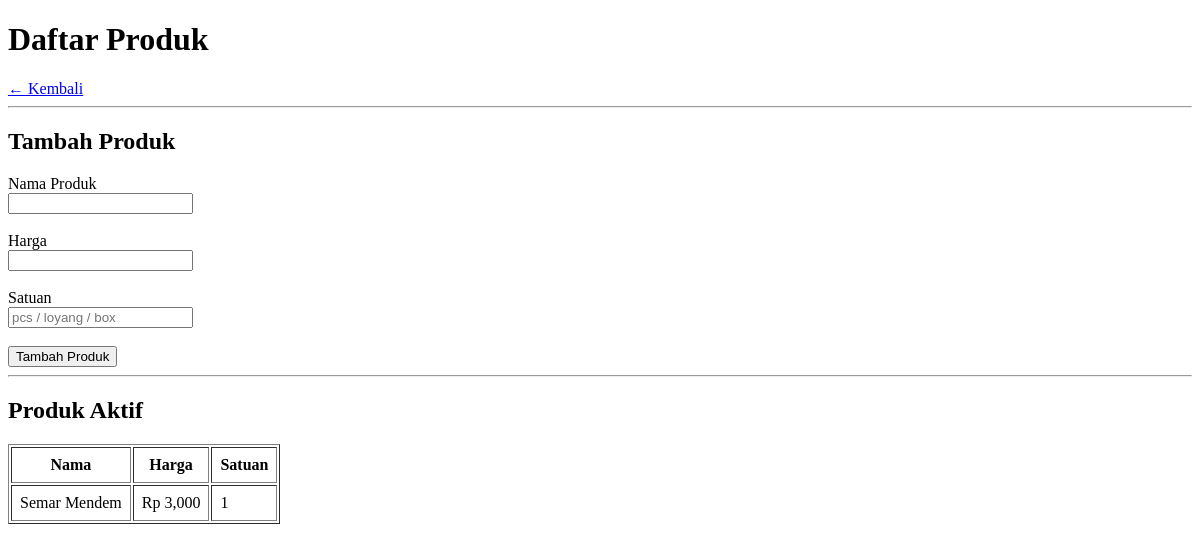
/products, run on an earlier commit of the app's database.
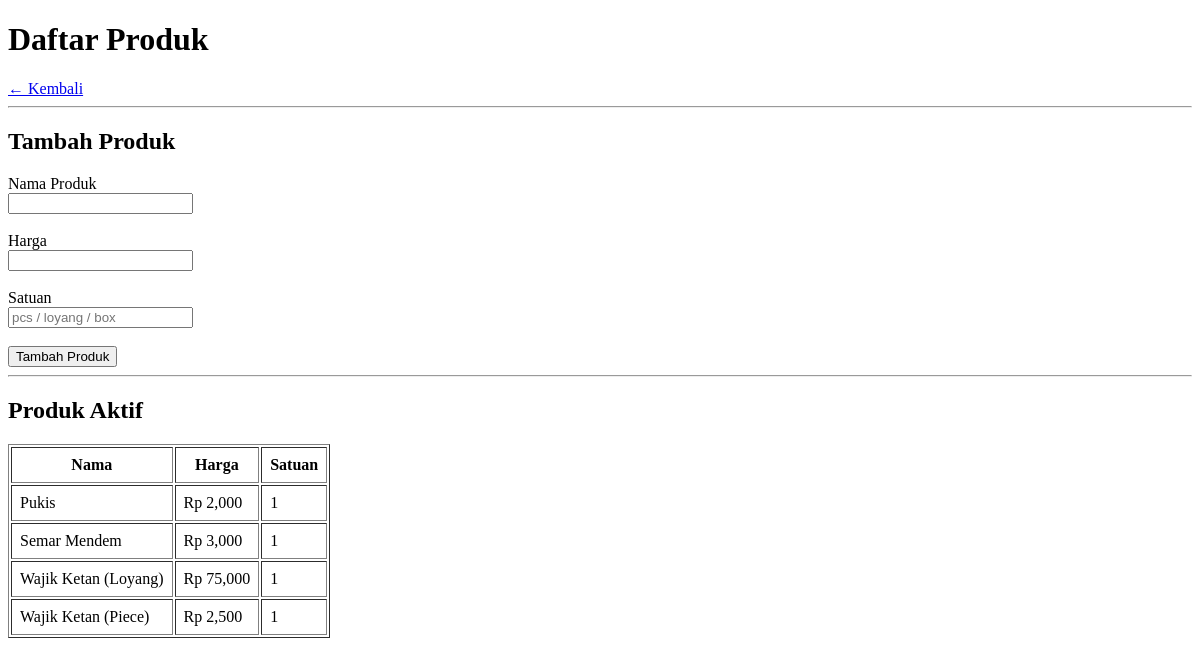
And on a later commit of the database.
### tables this page shows
CREATE TABLE products (
    id          INTEGER PRIMARY KEY AUTOINCREMENT,
    name        TEXT NOT NULL,
    price       REAL NOT NULL,
    unit        TEXT NOT NULL,
    is_active   INTEGER DEFAULT 1,
    created_at  TEXT DEFAULT CURRENT_TIMESTAMP
);

### app.py (the view)
@app.route('/products')
def products():
    all_products = get_all_products()
    return render_template('products.html', products=all_products)

### database/db.py (called while the page is built)
def get_connection():
    conn = sqlite3.connect(DB_PATH)
    conn.row_factory = sqlite3.Row
    conn.execute("PRAGMA foreign_keys = ON")
    return conn

def get_all_products():
    conn = get_connection()
    products = conn.execute(
        "SELECT * FROM products WHERE is_active = 1 ORDER BY name"
    ).fetchall()
    conn.close()
    return products

### templates/products.html (shortened to what this page needs)
<!DOCTYPE html>
<html lang="id">
<head>
</head>
<body>
    <h1>Daftar Produk</h1>
    <a href="/">← Kembali</a>
    <hr>
    <h2>Tambah Produk</h2>
    <form action="/products/add" method="POST">
        <label>Nama Produk</label><br>
        <input type="text" name="name" required><br><br>
        <label>Harga</label><br>
        <input type="number" name="price" required><br><br>
        <label>Satuan</label><br>
        <input type="text" name="unit" placeholder="pcs / loyang / box" required><br><br>
        <button type="submit">Tambah Produk</button>
    </form>
    <hr>
    <h2>Produk Aktif</h2>
    {% if products %}
    <table border="1" cellpadding="8">
        <thead>
            <tr>
                <th>Nama</th>
                <th>Harga</th>
                <th>Satuan</th>
            </tr>
        </thead>
        <tbody>
            {% for product in products %}
            <tr>
                <td>{{ product['name'] }}</td>
                <td>Rp {{ "{:,.0f}".format(product['price']) }}</td>
                <td>{{ product['unit'] }}</td>
            </tr>
            {% endfor %}
        </tbody>
    </table>
    {% else %}
    <p>Belum ada produk. Tambahkan produk pertama!</p>
    {% endif %}
</body>
</html>

What changed in the data, as far as the page shows it:
added products: name "Pukis", price "2,000", unit "1"
added products: name "Wajik Ketan (Loyang)", price "75,000", unit "1"
added products: name "Wajik Ketan (Piece)", price "2,500", unit "1"
